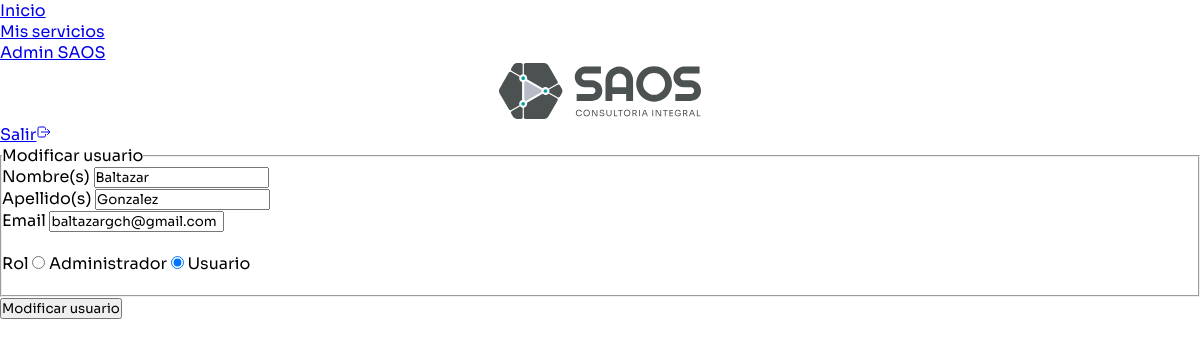
/edit_user/2 (signed in), run on an earlier commit of the app's database.
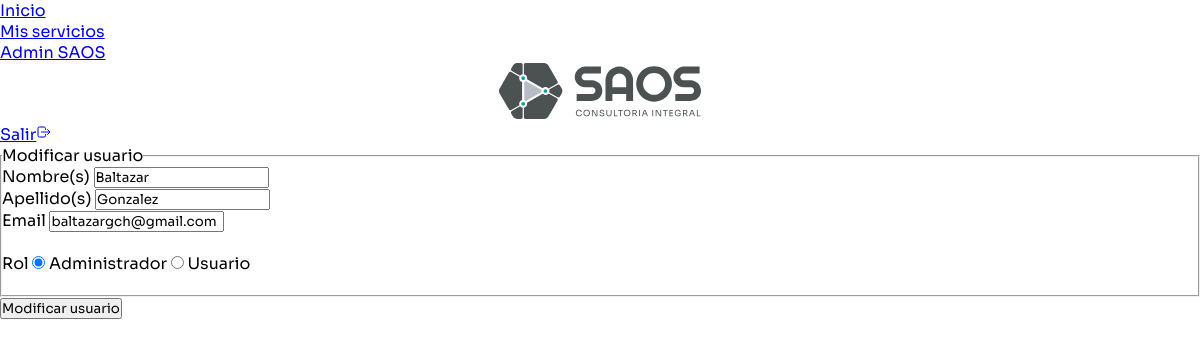
And on a later commit of the database.
### website/models.py (models this page shows)
class User(db.Model, UserMixin):
    id = db.Column(db.Integer, primary_key=True)
    email = db.Column(db.String(250), unique=True)
    password = db.Column(db.String(250))
    nombre = db.Column(db.String(250))
    apellido = db.Column(db.String(250))
    tipo = db.Column(db.String(250))
    fecha = db.Column(db.DateTime(timezone=True), default=func.now())
    cuotas = db.relationship('Cuotas', back_populates='user', lazy=True, cascade="all, delete-orphan")
    permits = db.relationship('Permit', back_populates='user', lazy=True, cascade="all, delete-orphan")

### website/auth.py (the view)
@auth.route('/edit_user/<string:id>', methods=['GET', 'POST'])
@login_required
@tipo_usuario_aceptado('admin')
def edit_user(id):
    usuario = User.query.filter_by(id = id).first()
    return render_template('admin_edit_contact.html', usuario=usuario, user=current_user)

### website/utils.py (called while the page is built)
def tipo_usuario_aceptado(tipo):
    def decorator(func):
        @wraps(func)
        def wrapper(*args, **kwargs):
            if not current_user.is_authenticated:
                abort(401)  # Usuario no autenticado
            if current_user.tipo not in tipo:
                abort(403)  # Usuario no tiene permiso
            return func(*args, **kwargs)
        return wrapper
    return decorator

### website/templates/admin_edit_contact.html (shortened to what this page needs)
{% extends "base.html" %} {% block title %}Editar usuario{% endblock %}
{% block main_content %}
<div id="modal-edit" uk-modal>
    <div class="uk-modal-dialog uk-modal-body">
        <form id="form-editar-usuario" action="/update_user/{{ usuario.id }}" method='POST'>
            <fieldset class="uk-fieldset">
                <legend class="uk-legend">Modificar usuario</legend>
                <div class="uk-form-controls">
                    <label class="uk-form-label" for="form-stacked-text">Nombre(s)</label>
                    <input type="text" class="uk-input" name="nombre" value="{{ usuario.nombre }}">
                </div>
                <div class="uk-form-controls">
                    <label class="uk-form-label" for="form-stacked-text">Apellido(s)</label>
                    <input type="text" class="uk-input" name="apellido" value="{{ usuario.apellido }}">
                </div>
                <div class="uk-form-controls">
                    <label class="uk-form-label" for="form-stacked-text">Email</label>
                    <input type="email" class="uk-input" name="email" value="{{ usuario.email }}">
                </div>
                <br>
                <div class="uk-form-controls">
                    <div class="uk-margin uk-grid-small uk-child-width-auto uk-grid">
                        <label class="uk-form-label" for="form-stacked-text">Rol</label>
                        <label>
                            <input class="uk-radio" type="radio" name="rol" value="admin" {% if usuario.tipo=='admin'
                                %}checked{% endif %}> Administrador
                        </label>
                        <label>
                            <input class="uk-radio" type="radio" name="rol" value="user" {% if usuario.tipo=='user'
                                %}checked{% endif %}> Usuario
                        </label>
                    </div>
                </div>
                <br />
            </fieldset>
            <button type="submit" class="uk-button uk-button-secondary .uk-width-1-1">Modificar usuario</button>
        </form>
    </div>
</div>
{% endblock %}

What changed in the data, as far as the page shows it:
changed User "Baltazar": tipo "☐ Administrador" → "☑ Administrador"; tipo "☑ Usuario" → "☐ Usuario"
